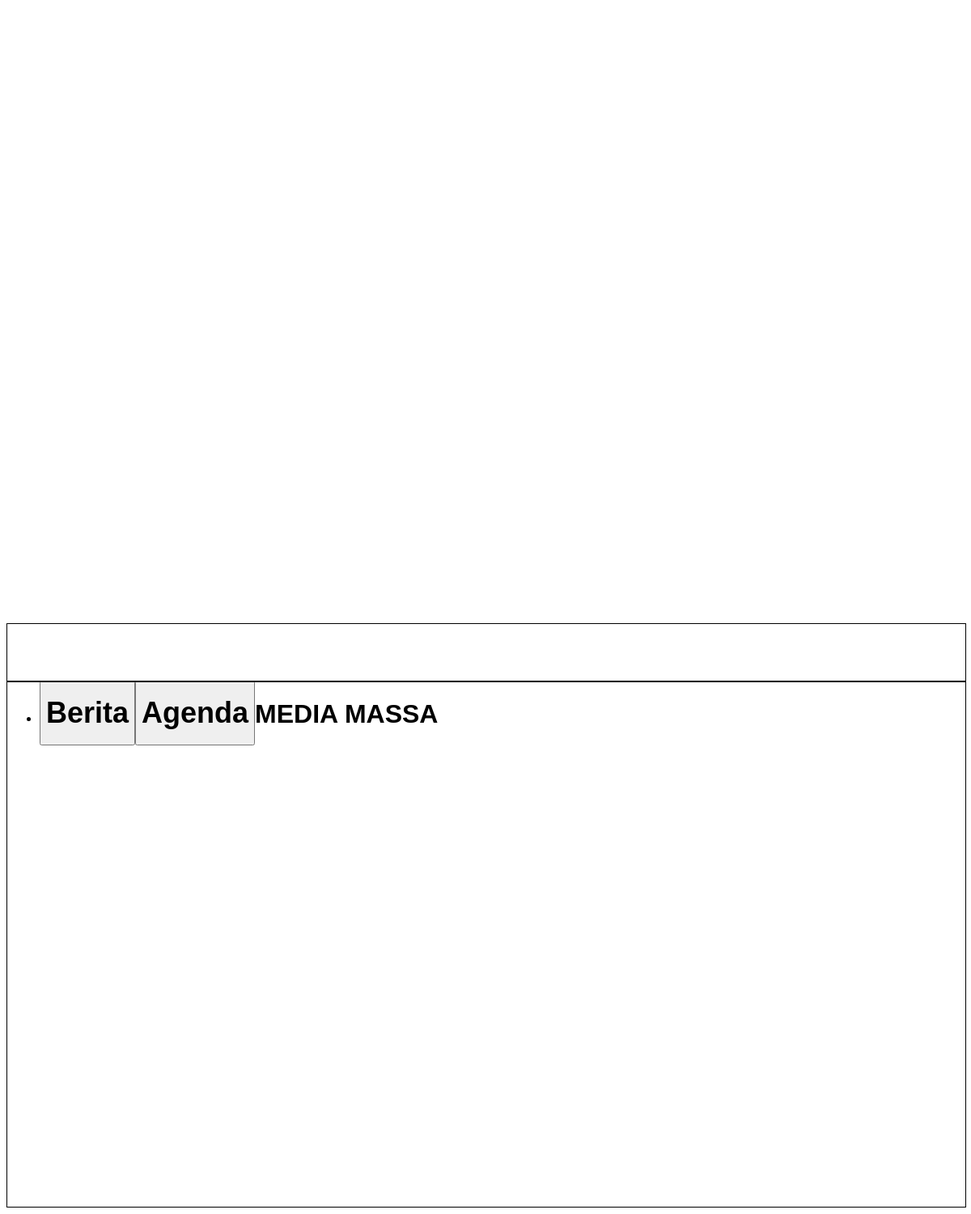
Before: /page1/media_massa.php with the older database file.
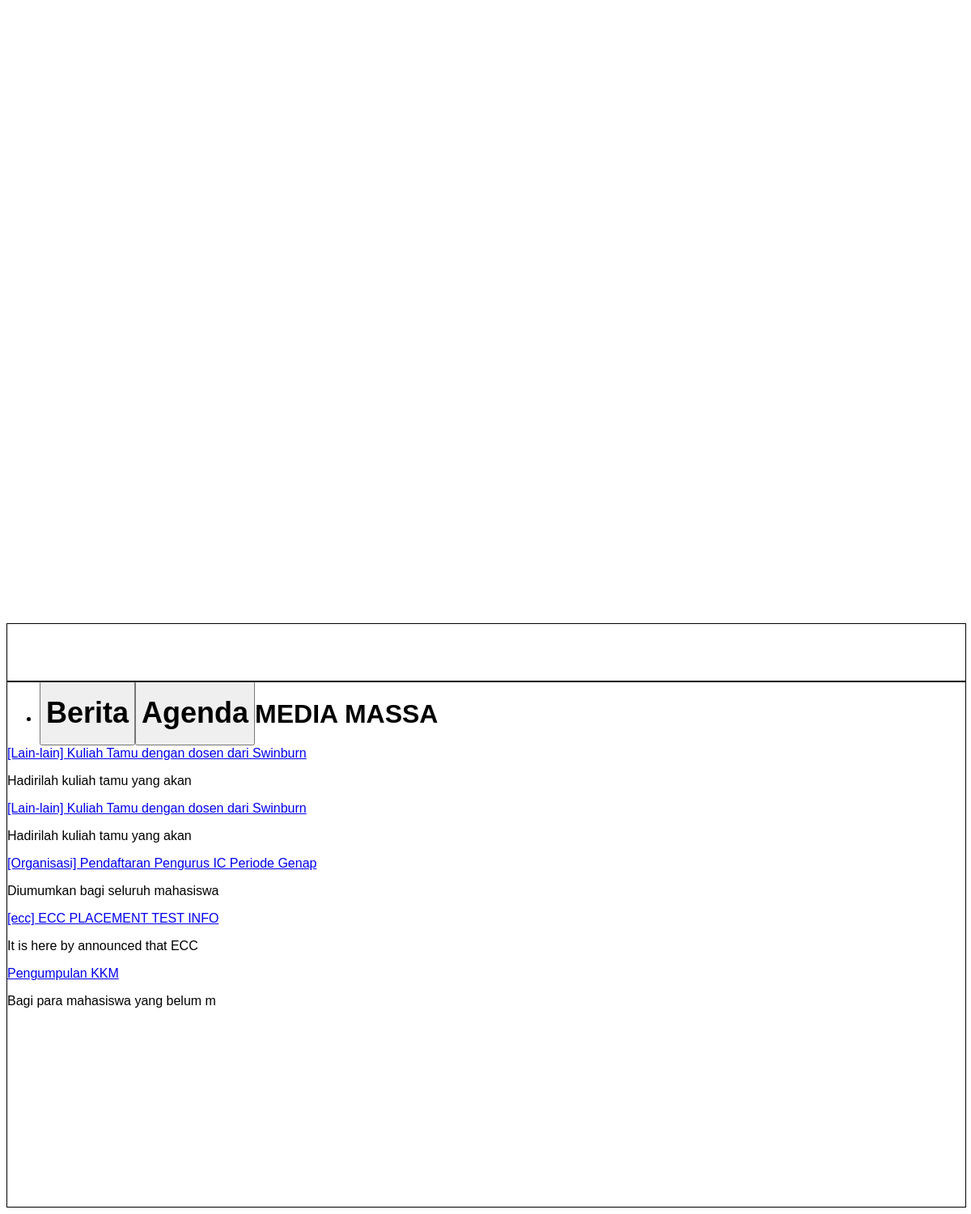
After: the same page with the newer database file.
### tables this page shows
CREATE TABLE `acara` (
  `id_acara` int(255) NOT NULL,
  `gambar` varchar(255) NOT NULL,
  `judul_1` varchar(255) NOT NULL,
  `judul_2` varchar(255) NOT NULL,
  `deskripsi_1` text NOT NULL,
  `deskripsi_2` text NOT NULL,
  `waktu` varchar(16) NOT NULL,
  `tempat` varchar(255) NOT NULL,
  `link_halaman` varchar(255) NOT NULL,
  `tag` varchar(10) NOT NULL,
  `kategori` varchar(25) NOT NULL,
  `jurusan` varchar(25) NOT NULL
);

### page1/media_massa.php (the view, shortened to what this page needs)
<?php
  require_once("connection.php");
?>
<?php
  $bahasa = 1;
  if (isset($_SESSION['bahasa'])) {
    $bahasa = $_SESSION['bahasa'];
  }
  else{
    $bahasa = 1;
  }
?>
  <div class="col-md-12" id="bagian-media-massa">
    <div class="row">
     <div class="col-md-8">
       <nav id="nav-menu-pilih">
        <ul class="list-inline">
          <div class="col-md-4" style="float: left;">
            <li>
              <button type="button" style="width:100%; height: 10vh;" onclick="pilihacara(1)" class="btn btn-warning"><span style="font-weight: bold; font-size: 36px;">Berita</span></button>
            </li>
          </div>
          <div class="col-md-4" style="float: left;">
            <li>
              <button type="button" style="width:100%; height: 10vh;" onclick="pilihacara(2)" class="btn btn-danger"><span style="font-weight: bold; font-size: 36px;">Agenda</span></button>
            </li>
          </div>
        </ul>
       </nav>
       <div id="content-berita-agenda"></div>
     </div>
      <div class="col-md-4">
        <div id="content-media">
          <h1>MEDIA MASSA</h1>
          <?php
            $query = mysqli_query($conn, "SELECT * FROM acara WHERE kategori ='2'");
            while ($row = mysqli_fetch_array($query)) {
              echo "<div id='isi'>
  <a href='DetailKegiatan.php?acara=".$row['id_acara']."'>".$row['judul_'.$bahasa]."</a><p>".substr($row['deskripsi_'.$bahasa],0,32)."</p></div>";
            }
          ?>
        </div>
      </div>
    </div>
  </div>

Changed rows visible on the page:
now on this page (row edited): acara: judul_1 "[Lain-lain] Kuliah Tamu dengan dosen dari Swinburn", deskripsi_1 "Hadirilah kuliah tamu yang akan"
now on this page (row edited): acara: judul_1 "[Lain-lain] Kuliah Tamu dengan dosen dari Swinburn", deskripsi_1 "Hadirilah kuliah tamu yang akan"
now on this page (row edited): acara: judul_1 "[Organisasi] Pendaftaran Pengurus IC Periode Genap", deskripsi_1 "Diumumkan bagi seluruh mahasiswa"
now on this page (row edited): acara: judul_1 "[ecc] ECC PLACEMENT TEST INFO", deskripsi_1 "It is here by announced that ECC"
now on this page (row edited): acara: judul_1 "Pengumpulan KKM", deskripsi_1 "Bagi para mahasiswa yang belum m"
